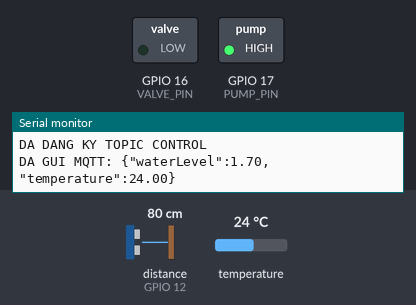
Bench run of a sketch on a simulated ESP32. Shown: switched loads named in the sketch (green lamp = pin HIGH), the last lines printed to the serial monitor. Wiring (inferred from the names in the program): ultrasonic range finder: trigger GPIO 14; echo GPIO 12. The test bench sets the inputs (shaded band); at power-on: distance to the obstacle (sensor on GPIO 12) 80 cm, temperature 24 °C. The echo pulse lasts 58.3 µs per cm; WiFi joins after 1.5 s; servers stay silent unless stated; no MQTT or app messages arrive unless stated; pins used as bus, display or sensor lines are not drawn.

Above: at 2.3 s.
2.4 s: distance to the obstacle (sensor on GPIO 12) set to 97 cm
5.5 s: distance to the obstacle (sensor on GPIO 12) set to 106 cm
At 9.0 s:
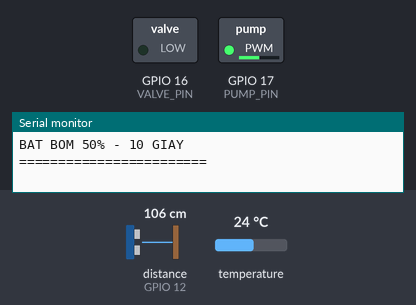
9.4 s: distance to the obstacle (sensor on GPIO 12) set to 141 cm
12.6 s: distance to the obstacle (sensor on GPIO 12) set to 149 cm
At 16.0 s:
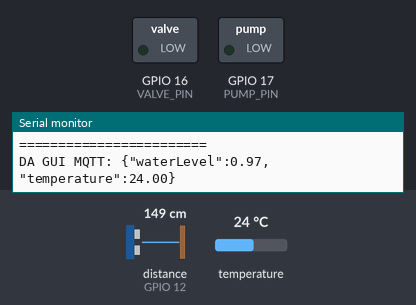
16.5 s: distance to the obstacle (sensor on GPIO 12) set to 250 cm
At 19.8 s:
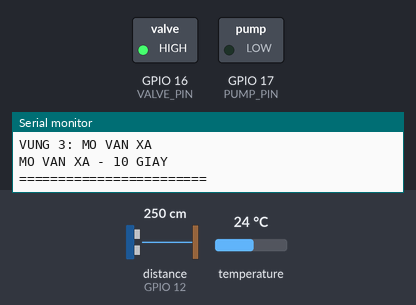
Timing chart, 0 to 30.0 s (numbered marks = the images above; inputs shaded):
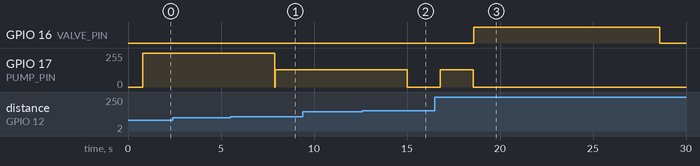

Measured:
- the behaviour switches between 100 and 101 cm on distance to the obstacle (sensor on GPIO 12) (found by bisection; images 0 and 1)
- the behaviour switches between 146 and 147 cm on distance to the obstacle (sensor on GPIO 12) (found by bisection; images 1 and 2)
- after the input at 5.5 s, GPIO 17 (PUMP_PIN): 255/255 → 128/255 after 2.4 s
- after the input at 12.6 s, GPIO 17 (PUMP_PIN): 128/255 → 0/255 after 2.4 s
- after the input at 16.5 s, GPIO 16 (VALVE_PIN): LOW → HIGH after 2.1 s, → LOW 10.0 s later

The sketch:

sketch.ino
```cpp
#include <WiFi.h>
#include <PubSubClient.h>
#include <OneWire.h>
#include <DallasTemperature.h>

// ==========================================
// 1. KHAI BAO CHAN KET NOI
// ==========================================

#define TRIG_PIN 14
#define ECHO_PIN 12
#define DS_PIN 21

#define PUMP_PIN 17
#define VALVE_PIN 16

#define TANK_HEIGHT 2.5

// ==========================================
// 2. WIFI VA MQTT
// ==========================================

const char* WIFI_SSID = "Wokwi-GUEST";
const char* WIFI_PASSWORD = "";

const char* MQTT_SERVER = "broker.hivemq.com";
const int MQTT_PORT = 1883;

// Cac topic MQTT - website phai dung dung cac topic nay
const char* TOPIC_SENSOR =
  "aquaculture/lab4/esp32_a8f31c/sensor";

const char* TOPIC_CONTROL =
  "aquaculture/lab4/esp32_a8f31c/control";

const char* TOPIC_STATUS =
  "aquaculture/lab4/esp32_a8f31c/status";

WiFiClient espClient;
PubSubClient mqttClient(espClient);

// ==========================================
// 3. KHOI TAO CAM BIEN
// ==========================================

OneWire oneWire(DS_PIN);
DallasTemperature sensors(&oneWire);

// ==========================================
// 4. CAU TRUC DU LIEU
// ==========================================

struct SensorData {
  float waterLevel;
  float temperature;
};

enum Action {
  IDLE,
  PUMP_50,
  PUMP_100,
  DRAIN
};

struct ControlCommand {
  bool manualMode;
  bool pump;
  bool valve;
};

struct DeviceStatus {
  bool manualMode;
  bool pump;
  bool valve;
};

Action currentAction = IDLE;

// ==========================================
// 5. QUEUE VA MUTEX
// ==========================================

QueueHandle_t dataQueue;
QueueHandle_t dataAlert;
QueueHandle_t controlQueue;
QueueHandle_t statusQueue;

SemaphoreHandle_t serialMutex;

// ==========================================
// 6. BIEN DIEU KHIEN
// ==========================================

unsigned long actionStart = 0;
unsigned long actionDuration = 0;

int previousZone = -1;

bool manualMode = false;
bool pumpState = false;
bool valveState = false;

// ==========================================
// 7. HAM DOC HC-SR04
// ==========================================

float readDistance() {

  digitalWrite(TRIG_PIN, LOW);
  delayMicroseconds(2);

  digitalWrite(TRIG_PIN, HIGH);
  delayMicroseconds(10);

  digitalWrite(TRIG_PIN, LOW);

  unsigned long duration =
    pulseIn(ECHO_PIN, HIGH, 30000);

  if (duration == 0) {
    return -1;
  }

  return duration * 0.0343 / 2.0;
}

// ==========================================
// 8. GUI TRANG THAI LEN QUEUE
// ==========================================

void sendDeviceStatus() {

  DeviceStatus status;

  status.manualMode = manualMode;
  status.pump = pumpState;
  status.valve = valveState;

  xQueueOverwrite(statusQueue, &status);
}

// ==========================================
// 9. HAM DIEU KHIEN TU DONG
// ==========================================

void startAction(Action action,
                 unsigned long duration) {

  analogWrite(PUMP_PIN, 0);
  digitalWrite(VALVE_PIN, LOW);

  pumpState = false;
  valveState = false;

  currentAction = action;
  actionStart = millis();
  actionDuration = duration;

  if (action == PUMP_50) {

    analogWrite(PUMP_PIN, 128);
    pumpState = true;

    Serial.println("BAT BOM 50% - 10 GIAY");
  }

  else if (action == PUMP_100) {

    analogWrite(PUMP_PIN, 255);
    pumpState = true;

    Serial.println("BAT BOM 100% - 20 GIAY");
  }

  else if (action == DRAIN) {

    digitalWrite(VALVE_PIN, HIGH);
    valveState = true;

    Serial.println("MO VAN XA - 10 GIAY");
  }

  sendDeviceStatus();
}

// ==========================================
// 10. HAM DUNG THIET BI
// ==========================================

void stopAction() {

  analogWrite(PUMP_PIN, 0);
  digitalWrite(VALVE_PIN, LOW);

  pumpState = false;
  valveState = false;

  currentAction = IDLE;
  actionDuration = 0;

  Serial.println("DA DUNG THIET BI");

  sendDeviceStatus();
}

// ==========================================
// 11. NHAN LENH MQTT
// ==========================================

void mqttCallback(char* topic,
                  byte* payload,
                  unsigned int length) {

  if (String(topic) != TOPIC_CONTROL) {
    return;
  }

  String message = "";

  for (unsigned int i = 0; i < length; i++) {
    message += (char)payload[i];
  }

  Serial.print("MQTT CONTROL: ");
  Serial.println(message);

  ControlCommand command;

  if (message.indexOf("\"mode\":\"MANUAL\"") >= 0) {
    command.manualMode = true;
  }
  else if (message.indexOf("\"mode\":\"AUTO\"") >= 0) {
    command.manualMode = false;
  }
  else {
    return;
  }

  command.pump =
    message.indexOf("\"pump\":1") >= 0;

  command.valve =
    message.indexOf("\"valve\":1") >= 0;

  xQueueSend(controlQueue, &command, 0);
}

// ==========================================
// 12. KET NOI WIFI
// ==========================================

void connectWiFi() {

  Serial.println("DANG KET NOI WIFI...");

  WiFi.mode(WIFI_STA);
  WiFi.begin(WIFI_SSID, WIFI_PASSWORD, 6);

  while (WiFi.status() != WL_CONNECTED) {

    vTaskDelay(pdMS_TO_TICKS(500));
    Serial.print(".");
  }

  Serial.println();
  Serial.println("WIFI DA KET NOI!");

  Serial.print("IP: ");
  Serial.println(WiFi.localIP());
}

// ==========================================
// 13. KET NOI MQTT
// ==========================================

void reconnectMQTT() {

  while (!mqttClient.connected()) {

    Serial.println("DANG KET NOI MQTT...");

    if (mqttClient.connect("ESP32_AQUA_A8F31C")) {

      Serial.println("MQTT DA KET NOI!");

      mqttClient.subscribe(TOPIC_CONTROL);

      Serial.println("DA DANG KY TOPIC CONTROL");
    }

    else {

      Serial.print("MQTT LOI: ");
      Serial.println(mqttClient.state());

      vTaskDelay(pdMS_TO_TICKS(3000));
    }
  }
}

// ==========================================
// 14. TASK DOC DATA - CORE 1
// ==========================================

void TaskReadData(void *parameter) {

  SensorData data;

  for (;;) {

    float distance = readDistance();

    sensors.requestTemperatures();

    float temperature =
      sensors.getTempCByIndex(0);

    if (distance > 0 &&
        temperature != DEVICE_DISCONNECTED_C) {

      data.waterLevel =
        TANK_HEIGHT - distance / 100.0;

      if (data.waterLevel < 0) {
        data.waterLevel = 0;
      }

      if (data.waterLevel > TANK_HEIGHT) {
        data.waterLevel = TANK_HEIGHT;
      }

      data.temperature = temperature;

      xSemaphoreTake(serialMutex, portMAX_DELAY);

      Serial.println("\n===== DU LIEU CAM BIEN =====");

      Serial.print("Khoang cach: ");
      Serial.print(distance);
      Serial.println(" cm");

      Serial.print("Muc nuoc: ");
      Serial.print(data.waterLevel);
      Serial.println(" m");

      Serial.print("Nhiet do: ");
      Serial.print(data.temperature);
      Serial.println(" C");

      Serial.println("============================");

      xSemaphoreGive(serialMutex);

      xQueueSend(dataQueue, &data, 0);

      xQueueOverwrite(dataAlert, &data.waterLevel);
    }

    else {

      xSemaphoreTake(serialMutex, portMAX_DELAY);

      Serial.println("LOI DOC CAM BIEN!");

      if (distance <= 0) {
        Serial.println("Kiem tra HC-SR04");
      }

      if (temperature == DEVICE_DISCONNECTED_C) {
        Serial.println("Kiem tra DS18B20");
      }

      xSemaphoreGive(serialMutex);
    }

    vTaskDelay(pdMS_TO_TICKS(1000));
  }
}

// ==========================================
// 15. TASK TRUYEN DATA - CORE 0
// ==========================================

void TaskSendData(void *parameter) {

  SensorData receivedData;
  DeviceStatus status;

  connectWiFi();

  mqttClient.setServer(MQTT_SERVER, MQTT_PORT);
  mqttClient.setCallback(mqttCallback);
  mqttClient.setBufferSize(256);

  for (;;) {

    if (WiFi.status() != WL_CONNECTED) {
      connectWiFi();
    }

    if (!mqttClient.connected()) {
      reconnectMQTT();
    }

    mqttClient.loop();

    // Nhan du lieu cam bien va gui len MQTT
    if (xQueueReceive(
          dataQueue,
          &receivedData,
          pdMS_TO_TICKS(100)) == pdTRUE) {

      char payload[128];

      snprintf(
        payload,
        sizeof(payload),
        "{\"waterLevel\":%.2f,\"temperature\":%.2f}",
        receivedData.waterLevel,
        receivedData.temperature
      );

      if (mqttClient.connected()) {

        mqttClient.publish(TOPIC_SENSOR, payload);

        Serial.print("DA GUI MQTT: ");
        Serial.println(payload);
      }
    }

    // Gui trang thai bom va van len website
    if (xQueueReceive(statusQueue, &status, 0) == pdTRUE) {

      char statusPayload[128];

      snprintf(
        statusPayload,
        sizeof(statusPayload),
        "{\"mode\":\"%s\",\"pump\":%d,\"valve\":%d}",
        status.manualMode ? "MANUAL" : "AUTO",
        status.pump ? 1 : 0,
        status.valve ? 1 : 0
      );

      if (mqttClient.connected()) {
        mqttClient.publish(TOPIC_STATUS, statusPayload);
      }
    }

    vTaskDelay(pdMS_TO_TICKS(10));
  }
}

// ==========================================
// 16. TASK CANH BAO - CORE 1
// ==========================================

void TaskAlert(void *parameter) {

  float level;
  int zone = 0;

  ControlCommand command;

  for (;;) {

    // Xu ly lenh dieu khien tu website
    while (xQueueReceive(controlQueue, &command, 0) == pdTRUE) {

      stopAction();

      manualMode = command.manualMode;

      if (manualMode) {

        // Khong cho bom va van xa bat cung luc
        if (command.pump && command.valve) {

          command.pump = false;
          command.valve = false;
        }

        analogWrite(
          PUMP_PIN,
          command.pump ? 255 : 0
        );

        digitalWrite(
          VALVE_PIN,
          command.valve ? HIGH : LOW
        );

        pumpState = command.pump;
        valveState = command.valve;

        Serial.println("CHE DO THU CONG");

      } else {

        analogWrite(PUMP_PIN, 0);
        digitalWrite(VALVE_PIN, LOW);

        pumpState = false;
        valveState = false;

        previousZone = -1;

        Serial.println("CHE DO TU DONG");
      }

      sendDeviceStatus();
    }

    // Nhan muc nuoc tu TaskReadData
    if (xQueueReceive(
          dataAlert,
          &level,
          pdMS_TO_TICKS(20)) == pdTRUE) {

      // Chi dieu khien tu dong khi o AUTO
      if (!manualMode) {

        if (level >= 1.0 && level < 1.5) {
          zone = 1;
        }

        else if (level >= 1.5 && level <= 2.0) {
          zone = 2;
        }

        else if (level < 0.5) {
          zone = 3;
        }

        else {
          zone = 0;
        }

        if (zone != previousZone) {

          xSemaphoreTake(serialMutex, portMAX_DELAY);

          Serial.println("\n===== TASK CANH BAO =====");

          Serial.print("Muc nuoc: ");
          Serial.print(level);
          Serial.println(" m");

          if (currentAction != IDLE) {
            stopAction();
          }

          previousZone = zone;

          if (zone == 1) {

            Serial.println("VUNG 1: BOM 50%");
            startAction(PUMP_50, 10000);
          }

          else if (zone == 2) {

            Serial.println("VUNG 2: BOM 100%");
            startAction(PUMP_100, 20000);
          }

          else if (zone == 3) {

            Serial.println("VUNG 3: MO VAN XA");
            startAction(DRAIN, 10000);
          }

          else {

            Serial.println("MUC NUOC BINH THUONG");
            stopAction();
          }

          Serial.println("========================");

          xSemaphoreGive(serialMutex);
        }
      }
    }

    // Kiem tra het thoi gian dieu khien
    if (!manualMode &&
        currentAction != IDLE &&
        actionDuration > 0 &&
        millis() - actionStart >= actionDuration) {

      xSemaphoreTake(serialMutex, portMAX_DELAY);

      Serial.println("HET THOI GIAN DIEU KHIEN");

      stopAction();

      xSemaphoreGive(serialMutex);
    }

    vTaskDelay(pdMS_TO_TICKS(10));
  }
}

// ==========================================
// 17. SETUP
// ==========================================

void setup() {

  Serial.begin(115200);

  pinMode(TRIG_PIN, OUTPUT);
  pinMode(ECHO_PIN, INPUT);

  pinMode(PUMP_PIN, OUTPUT);
  pinMode(VALVE_PIN, OUTPUT);

  digitalWrite(PUMP_PIN, LOW);
  digitalWrite(VALVE_PIN, LOW);

  sensors.begin();

  dataQueue = xQueueCreate(10, sizeof(SensorData));
  dataAlert = xQueueCreate(1, sizeof(float));

  controlQueue = xQueueCreate(5, sizeof(ControlCommand));
  statusQueue = xQueueCreate(1, sizeof(DeviceStatus));

  serialMutex = xSemaphoreCreateMutex();

  if (dataQueue == NULL ||
      dataAlert == NULL ||
      controlQueue == NULL ||
      statusQueue == NULL ||
      serialMutex == NULL) {

    Serial.println("LOI KHOI TAO FREERTOS!");

    while (true) {
      delay(1000);
    }
  }

  // Task truyen data - Core 0
  xTaskCreatePinnedToCore(
    TaskSendData,
    "TaskSendData",
    8192,
    NULL,
    1,
    NULL,
    0
  );

  // Task doc data - Core 1
  xTaskCreatePinnedToCore(
    TaskReadData,
    "TaskReadData",
    4096,
    NULL,
    2,
    NULL,
    1
  );

  // Task canh bao - Core 1
  xTaskCreatePinnedToCore(
    TaskAlert,
    "TaskAlert",
    4096,
    NULL,
    2,
    NULL,
    1
  );

  Serial.println("\nHE THONG FREERTOS DA KHOI DONG");
}

// ==========================================
// 18. LOOP
// ==========================================

void loop() {

  vTaskDelay(pdMS_TO_TICKS(1000));
}
```
